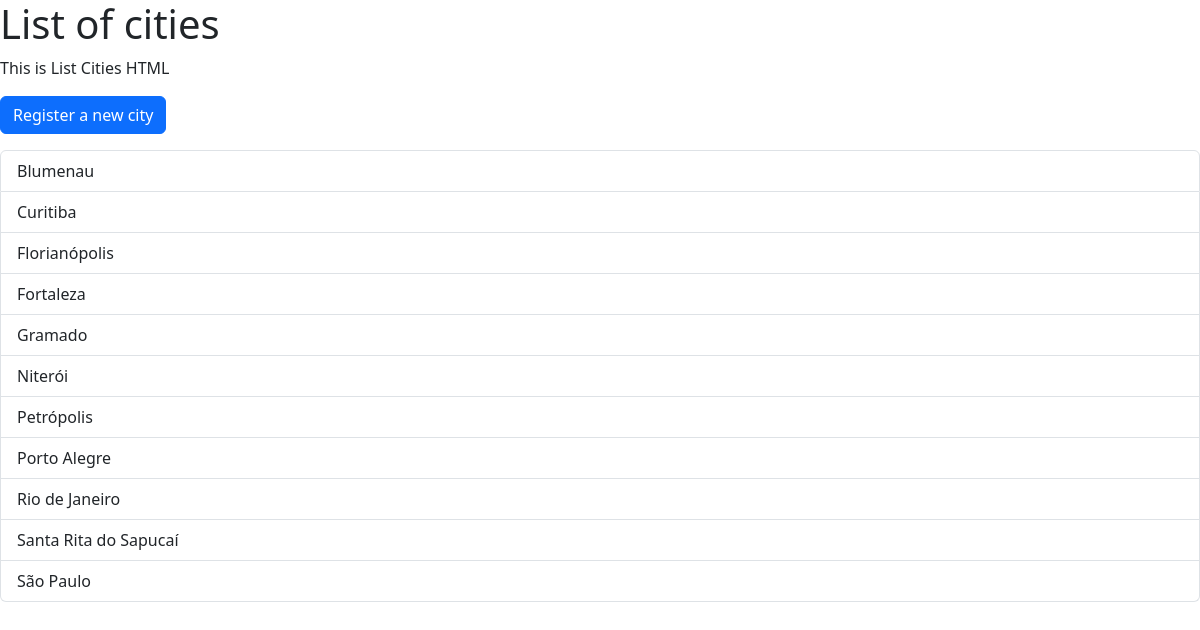
Screenshot of /cities/ with the database file from the repository.
### cadastro/models.py (models this page shows, shortened)
class Cidade(models.Model):
    nome = models.CharField(max_length=100, unique=True)
    is_capital = models.BooleanField(default=False)
    state = models.ForeignKey(State, on_delete=models.PROTECT, null=True, blank=False)
    description = models.TextField(verbose_name="Description", null=True, blank=False)
    class Meta:
        ordering = ['nome']
        verbose_name_plural = 'Cities'

### cadastro/views.py (the view)
# urls.py: path('cities/', Cities.CitiesList.as_view(), name='cities'),
    class CitiesList(ListView):
        context_object_name = 'cities'
        queryset = Cidade.objects.all().order_by('nome')
        template_name = 'cities/list.html'

### cadastro/templates/cities/list.html
{% extends 'base.html' %}
{% block container_div %}
<h1>List of cities</h1>
<p>This is List Cities HTML</p>
<p><a class="btn btn-primary" href="{% url 'create_city' %}">Register a new city</a></p>
<ul class="list-group">
    {% for city in cities %}
        <a class="list-group-item" href="{% url 'detailed_cities' city.id %}">{{ city.nome }}</a>
    {% endfor %}
</ul>
{% endblock %}

### rows the page displays
Cidade: nome "Blumenau"
Cidade: nome "Curitiba"
Cidade: nome "Florianópolis"
Cidade: nome "Fortaleza"
Cidade: nome "Gramado"
Cidade: nome "Niterói"
Cidade: nome "Petrópolis"
Cidade: nome "Porto Alegre"
Cidade: nome "Rio de Janeiro"
Cidade: nome "Santa Rita do Sapucaí"
Cidade: nome "São Paulo"
